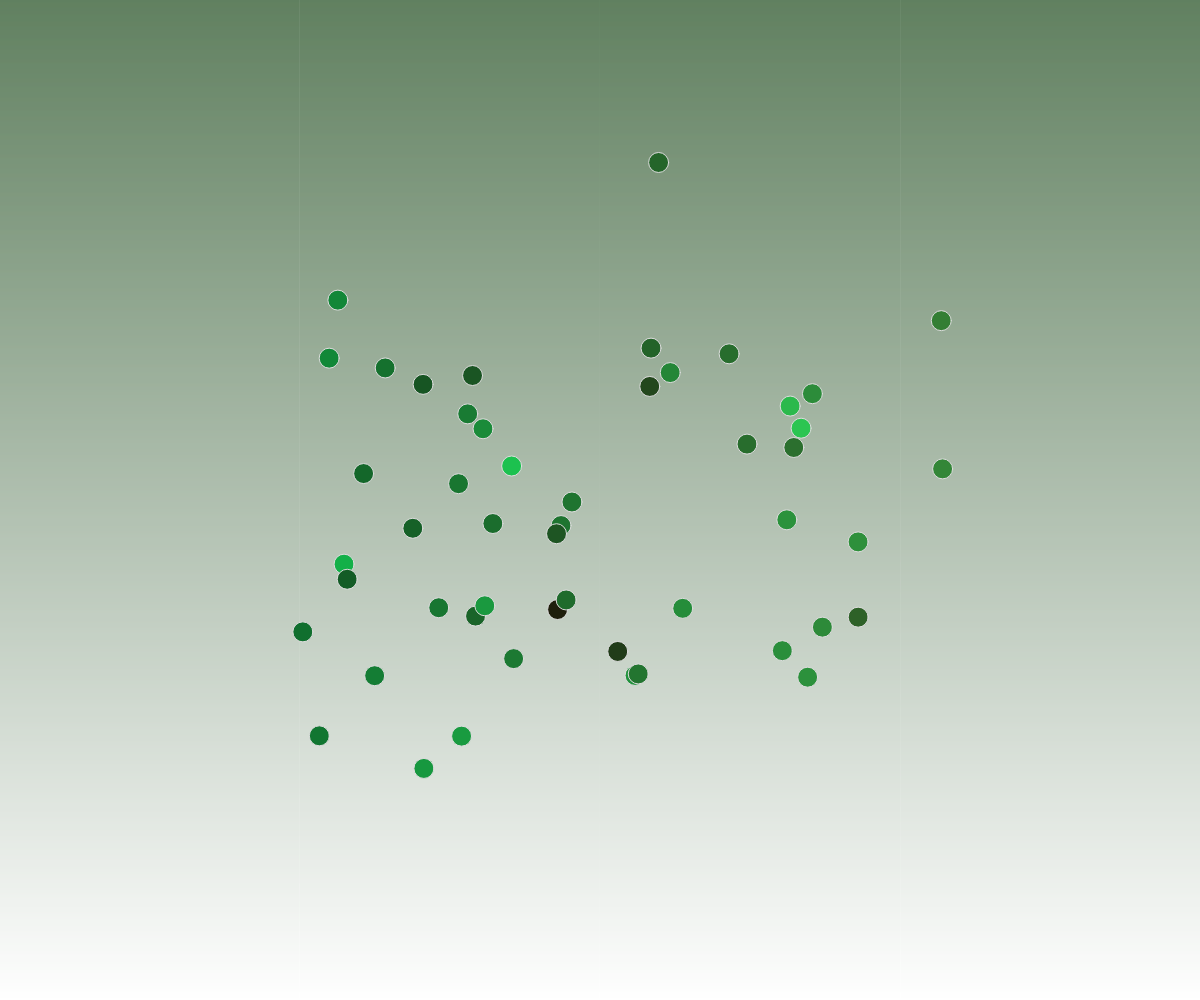
Frame 1 (no input)
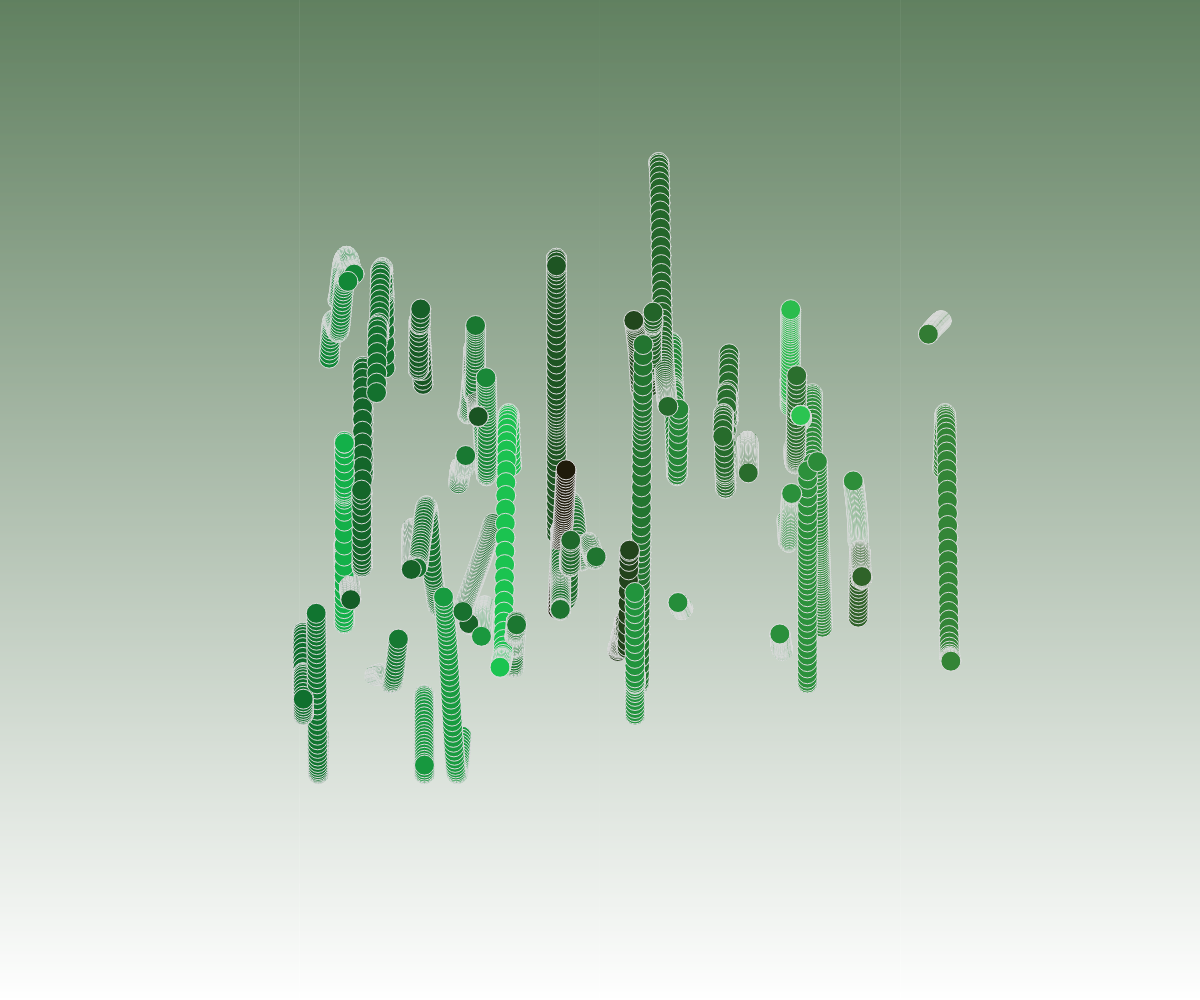
Frame 60 (no input)
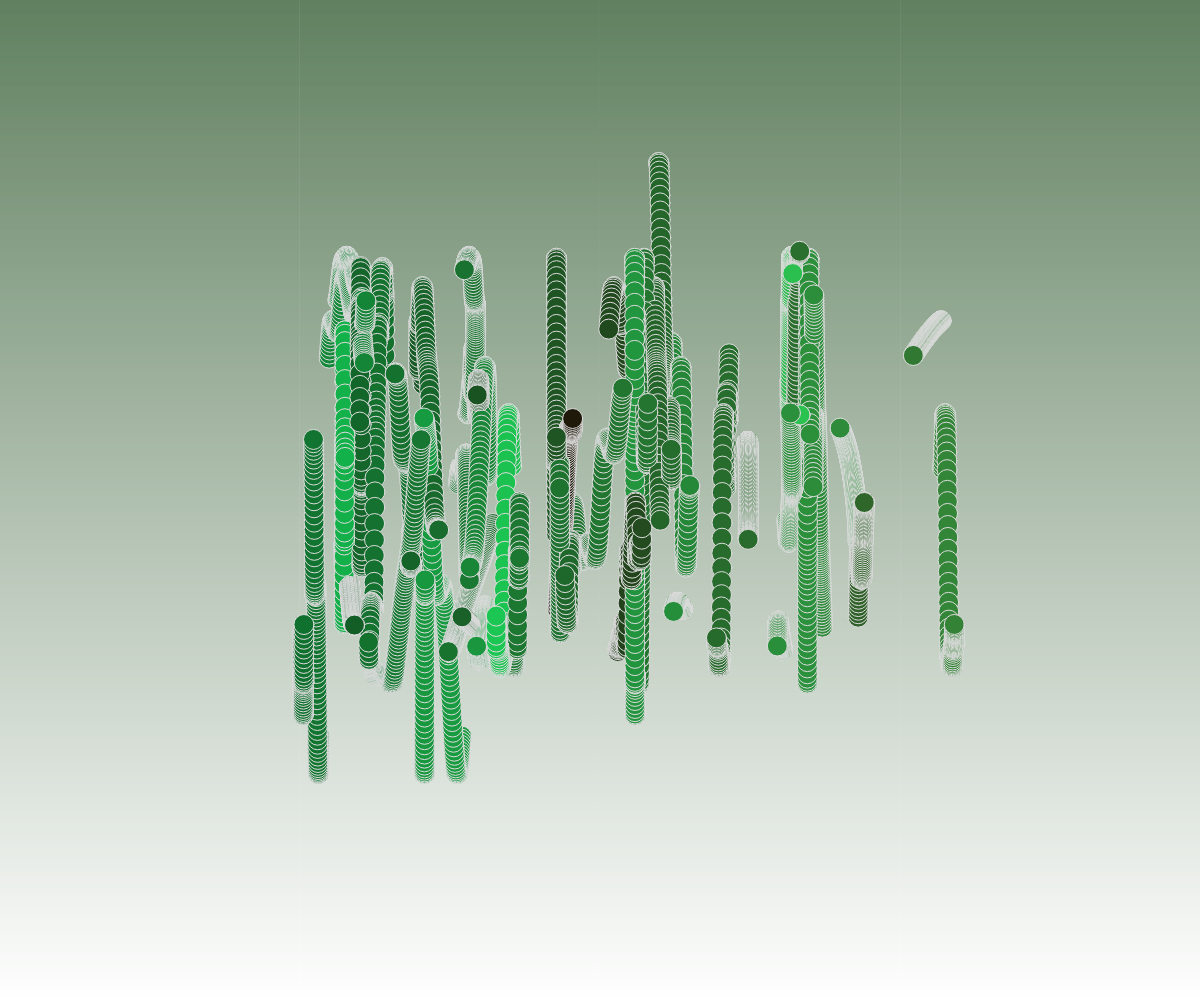
Frame 120 (the mouse pressed at the canvas centre since frame 60)

The p5.js sketch that drew these frames (run headless with seeded random() and noise() and a simulated clock; from frame 60 on, the mouse is pressed at the canvas centre):

// p5.js sketch
// ── sketch.js
//  _________ __          _____              .__        
// /   _____//  |_  _____/ ____\____    ____ |__|____   
// \_____  \\   __\/ __ \   __\\__  \  /    \|  \__  \  
// /        \|  | \  ___/|  |   / __ \|   |  \  |/ __ \_
// _______  /|__|  \___  >__|  (____  /___|  /__(____  /
//        \/           \/           \/     \/        \/     
// Camminatore_Noise 0.1 Stefania Papa by @StefaniaPapa [noise,colors,ellipse],
// 2022 © Stefania Papa @StefaniaPapa, Daniele @Fupete and the course DS-2022 at DESIGN.unirsm
// github.com/ds-2022-unirsm — github.com/fupete
// Educational purposes, MIT License, 2022, San Marino
// —

var w, h;
var d = 20;
var quanti = 50;
var c = [];
var speedMax = 0.2;
var c1, c2;

function setup() {
  createCanvas(w = windowWidth, h = windowHeight);
   // crea n oggetti di classe Camminatore
  for (var i = 0; i < quanti; i++) {
    c.push(new Camminatore(i));
  }
  c1 = color(45, 87, 44);
  c2 = color(255);
  setGradient(c1, c2);

}

function draw() {
 //background(0,143,57);


  // per tutti i camminatori chiama i diversi metodi utili 
  for (var i = 0; i < quanti; i++) {
    c[i].move();
    c[i].mostra();
  }
}


// classe
function Camminatore(_id) {

  // costruttore
  this.id = _id;
  this.x = 0;
  this.y = 0;
  //this.dirX = 1;
  //this.dirY = 1;
  this.speedX = random(0, speedMax);
  this.speedY = random(7, speedMax);
  this.noiseX = random(30);
  this.noiseY = random(30);

  // metodo move
  this.move = function() {
    
    this.x = noise(this.noiseX) * w;
    this.y = noise(this.noiseY) * h;
    this.noiseX += 0.003 * this.speedX;
    this.noiseY += 0.002 * this.speedY;
  }

  // metodo display
  this.mostra = function() {
    fill(65 * noise(this.noiseX), 255 * noise(this.noiseX + 10), 105 * noise(this.noiseX+10));
    stroke(220);
    strokeWeight(1);
    ellipseMode(CENTER);
    ellipse(this.x, this.y, d);
    
  }

}

function setGradient(c1, c2) {
  
  noFill();
 for (var y = 0; y < height; y++) {
   var inter = map(y, 0, height, 0, 1);
   var c = lerpColor(c1, c2, inter);
   stroke(c);
   line(0, y, width, y);
  }
}
